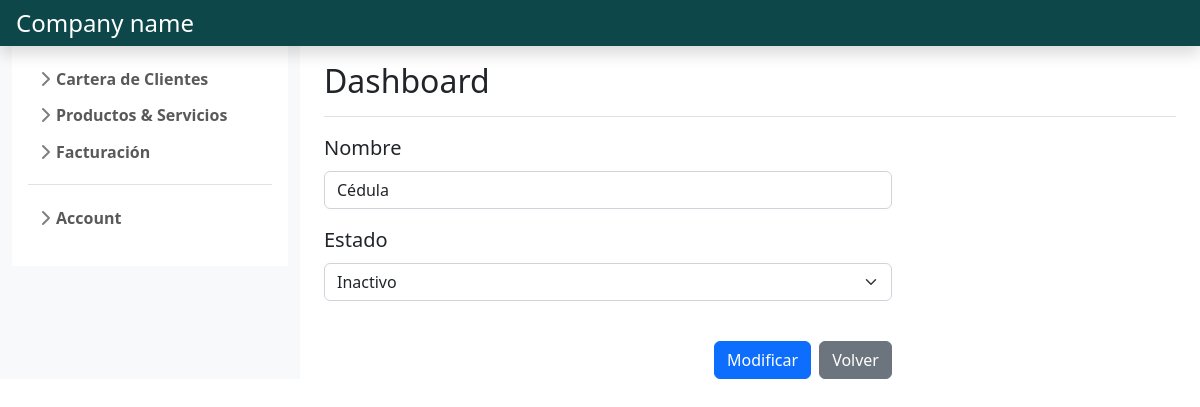
Page /customers_management/gestion_tipodocumento/modificar_tipo_documento/1/ (signed in) on the earlier database version.
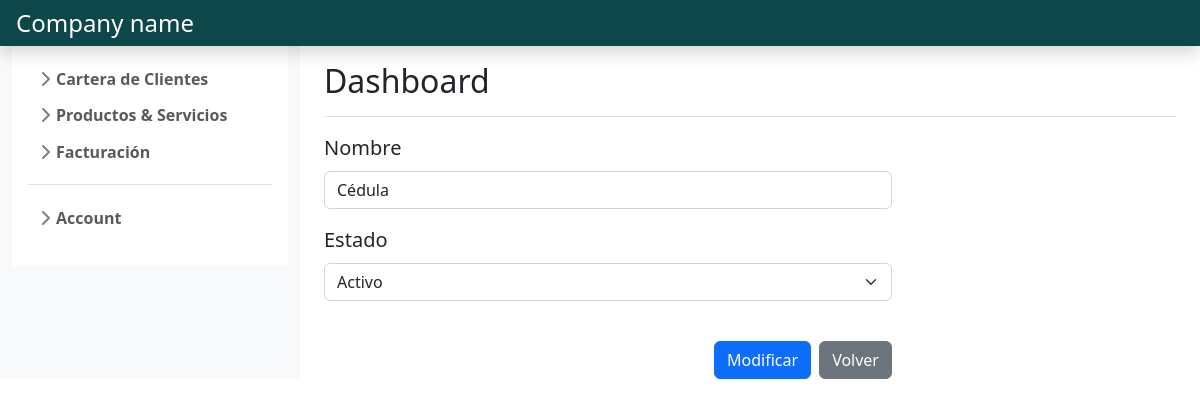
Same page on the later database version.
### customers_management/models.py (models this page shows, shortened)
class TipoDocumento(models.Model):
    nombre= models.CharField(max_length= 15)
    estado= models.BooleanField(default=True)
    creado= models.DateTimeField(auto_now_add=True)
    actualizado= models.DateTimeField(auto_now=True)

### customers_management/views.py (the view, shortened to what this page needs)
# urls.py: path('gestion_tipodocumento/modificar_tipo_documento/<int:idtipodocumento>/', views.modificar_tipodocumento, name='modificar tipo documento'),
@login_required
def modificar_tipodocumento(request, idtipodocumento):
    if request.method == 'GET':
        tipodocumento= get_object_or_404(TipoDocumento, pk= idtipodocumento)
        formmodificartipodocumento= FormModificarTipoDocumento(instance=tipodocumento)
        return render(request, 'formulario_modificar_tipo_documento.html', {'form':formmodificartipodocumento})

### customers_management/forms.py
class FormModificarTipoDocumento(forms.ModelForm):
    class Meta:
        model= TipoDocumento
        fields= ['nombre','estado',]
        widgets= {'nombre': forms.TextInput(attrs={'class':'form-control', 'placeholder':'Escriba el nombre del tipo de documento.'}),
                  'estado': forms.Select(attrs={'class':'form-select'}, choices=[(False, 'Inactivo'), (True, 'Activo')]),
                }

### customers_management/templates/formulario_modificar_tipo_documento.html (shortened to what this page needs)
{% extends 'base.html' %}
{% load static %}
{% block content %}
<form method="post" class="needs-validation" novalidate>
    {% for field in form %}
        <div class="mb-3 gy-2">
            <div class="col-sm-8 ">
                <label for="{{ field.name }}" class="form-label fs-5">{{field.label}}</label>
                {{field}}
            </div>
        </div>
    {% endfor %}
</form>
<br>
<div class="d-grid col-sm-8 gap-2 d-md-flex justify-content-md-end">
    <button type="button" class="btn btn-primary" data-bs-toggle="modal" data-bs-target="#exampleModal">
        Modificar
    </button>
    <a class="btn btn-secondary" href="{% url 'gestion tipo documento' %}">Volver</a>
</div>
{% endblock %}

Differences in the rows shown:
changed TipoDocumento "Cédula": estado "Inactivo" → "Activo"
